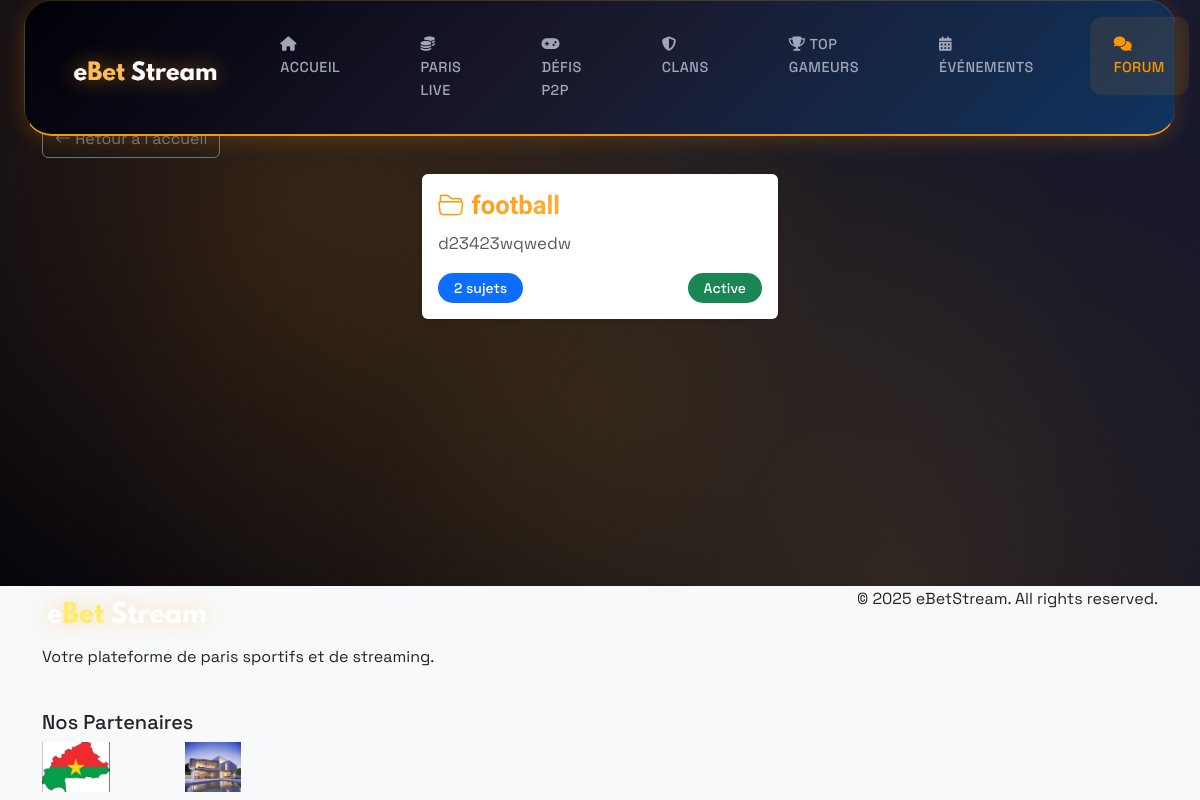
The page /forum/ on the database as committed earlier.
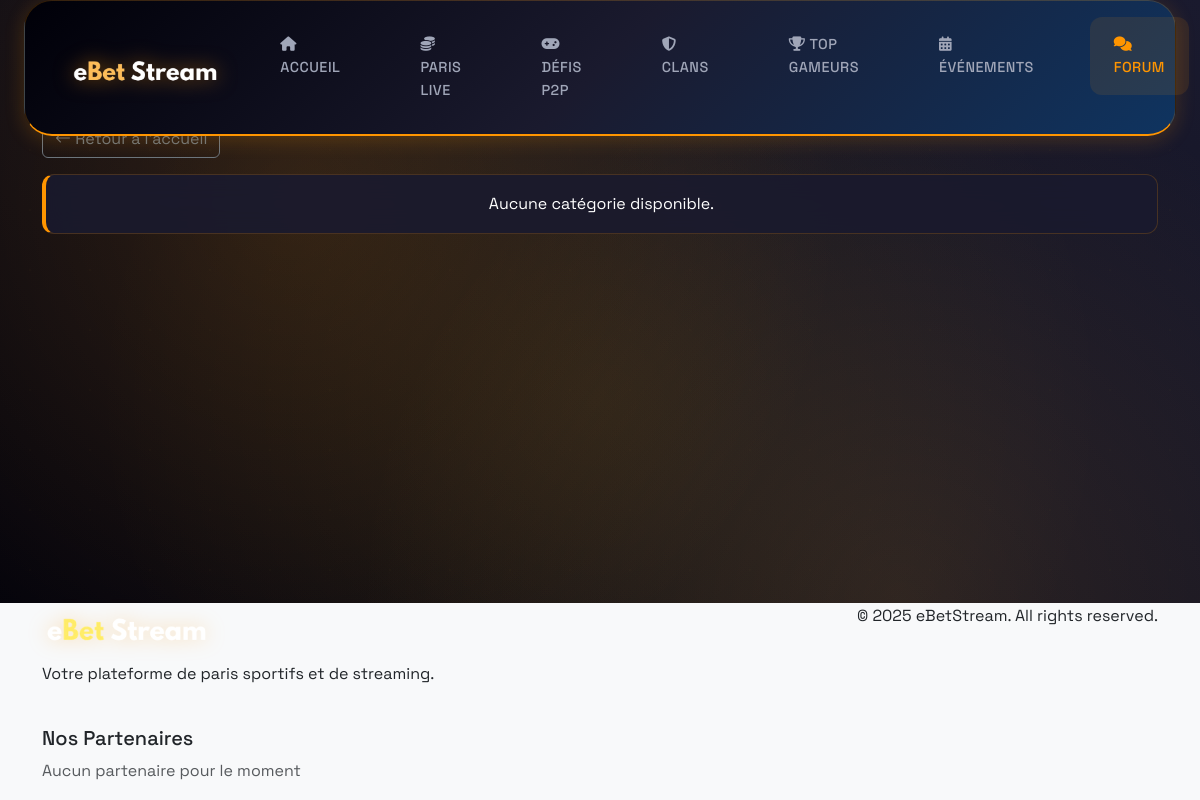
The same page on the database as committed later.
### forum/models.py (models this page shows, shortened)
class Categorie(models.Model):
    nom = models.CharField(max_length=100)
    description = models.TextField()
    slug = models.SlugField(unique=True)
    ordre = models.IntegerField(default=0)
    est_active = models.BooleanField(default=True)
    class Meta:
        ordering = ['ordre', 'nom']
        verbose_name = 'Catégorie'
        verbose_name_plural = 'Catégories'

### partenaires/models.py (models this page shows, shortened)
class Partenaire(models.Model):
    TYPE_CHOICES = [
        ('sponsor', 'Sponsor'),
        ('media', 'Média'),
        ('equipementier', 'Équipementier'),
        ('autre', 'Autre'),
    ]
    nom = models.CharField(max_length=200)
    logo = models.ImageField(upload_to='partenaires/logos/')
    site_web = models.URLField()
    type_partenaire = models.CharField(max_length=20, choices=TYPE_CHOICES)
    description = models.TextField()
    date_ajout = models.DateTimeField(auto_now_add=True)
    est_actif = models.BooleanField(default=True)
    ordre_affichage = models.IntegerField(default=0)
    class Meta:
        ordering = ['ordre_affichage', 'nom']
        verbose_name = 'Partenaire'
        verbose_name_plural = 'Partenaires'

### forum/views.py (the view)
# urls.py: path('', views.liste_categories, name='liste_categories'),
def liste_categories(request):
    categories = Categorie.objects.filter(est_active=True).annotate(
        nombre_sujets=Count('sujets')
    )
    return render(request, 'forum/liste_categories.html', {
        'categories': categories
    })

### forum/templates/forum/liste_categories.html (shortened to what this page needs)
{% extends 'base.html' %}
{% block content %}
<div class="container mt-5 mb-5">
    <h1 class="mb-4 text-center"><i class="bi bi-chat-dots"></i> Catégories du forum</h1>
    <div class="mb-3">
        <a href="/" class="btn btn-outline-secondary"><i class="bi bi-arrow-left"></i> Retour à l'accueil</a>
    </div>
    <div class="row justify-content-center">
        {% for categorie in categories %}
        <div class="col-md-6 col-lg-4 mb-4">
            <div class="card h-100 shadow-sm border-0">
                <div class="card-body d-flex flex-column justify-content-between">
                    <div>
                        <h5 class="card-title mb-2">
                            <a href="{% url 'forum:liste_sujets' categorie.slug %}" class="text-decoration-none text-dark">
                                <i class="bi bi-folder2-open me-2 text-primary"></i>{{ categorie.nom }}
                            </a>
                        </h5>
                        <p class="card-text text-muted small">{{ categorie.description|truncatewords:20 }}</p>
                    </div>
                    <div class="d-flex justify-content-between align-items-end mt-3">
                        <span class="badge bg-primary">{{ categorie.nombre_sujets }} sujets</span>
                        {% if categorie.est_active %}
                        <span class="badge bg-success">Active</span>
                        {% else %}
                        <span class="badge bg-secondary">Inactive</span>
                        {% endif %}
                    </div>
                </div>
            </div>
        </div>
        {% empty %}
        <div class="col-12">
            <div class="alert alert-info text-center">Aucune catégorie disponible.</div>
        </div>
        {% endfor %}
    </div>
</div>
{% endblock %}

### templates/base.html (shortened to what the changed rows need)
{% load i18n %}
{% load static %}
<!DOCTYPE html>
<html lang="fr">
  <head>
    <link
      href="https://cdn.jsdelivr.net/npm/bootstrap@5.3.0/dist/css/bootstrap.min.css"
      rel="stylesheet"
    />
    <link
      href="https://cdnjs.cloudflare.com/ajax/libs/font-awesome/6.5.0/css/all.min.css"
      rel="stylesheet"
    />
    <link rel="stylesheet" href="https://cdn.jsdelivr.net/npm/bootstrap-icons@1.7.2/font/bootstrap-icons.css">
    <link href="{% static 'css/sport-style.css' %}?v=brand-orange-20250916" rel="stylesheet">
  </head>
  <body>
            {% get_current_language as LANGUAGE_CODE %}
    <main>{% block content %}{% endblock %}</main>
    <footer class="bg-light text-dark">
      <div class="container">
        <div class="row mt-4">
          <div class="col-md-3">
            <div class="row">
              {% if request.partenaires %}
                {% for partenaire in request.partenaires %}
                <div class="col-6 mb-2">
                  <a href="{{ partenaire.site_web }}" target="_blank" class="text-dark">
                    <img src="{{ partenaire.logo.url }}" alt="{{ partenaire.nom }}" class="img-fluid" style="max-height: 50px;">
                  </a>
                </div>
                {% endfor %}
              {% else %}
                <div class="col-12">
                  <p class="text-muted">Aucun partenaire pour le moment</p>
                </div>
              {% endif %}
            </div>
          </div>
        </div>
      </div>
    </footer>
  </body>
</html>

Rows that differ between the two databases and show on the page:
removed Categorie: nom "football", description "d23423wqwedw", nombre_sujets "2", est_active "Active"
removed Partenaire: logo (picture)
removed Partenaire: logo (picture)
Other text that changed with them:
text now shown: "Aucune catégorie disponible. Aucun partenaire pour le moment"
